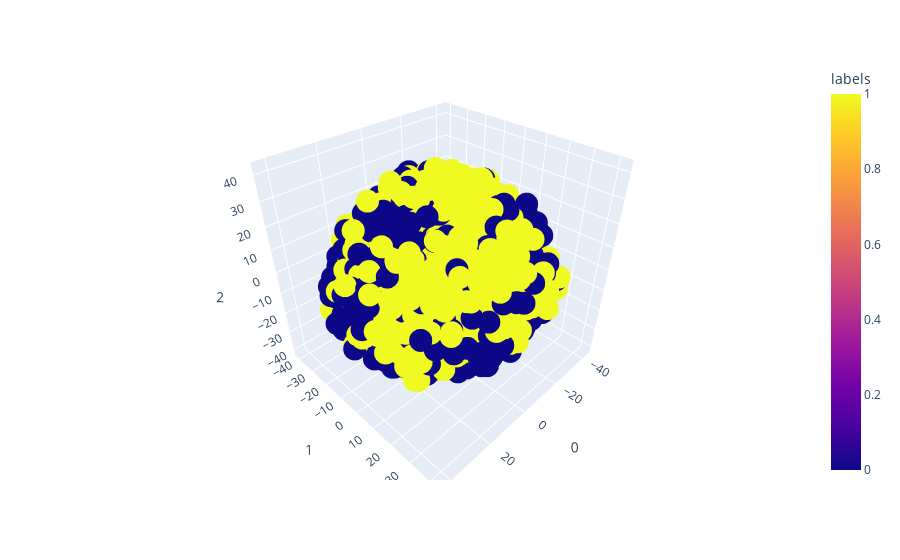

Source (notebook cell):
### Code cell
df = pd.DataFrame(sr_tsne)
df['labels'] = labels

fig = px.scatter_3d(df, x=0, y=1, z=2,
              color='labels')
fig.show()

### Figure 1 — Plotly figure (JSON) as saved in the notebook; plotly's stock layout.template omitted (floating-point values rounded to 4 significant figures; data arrays with more than 128 entries replaced by an {"elided": "..."} marker saying what was removed)
{"data": [{"hovertemplate": "0=%{x}<br>1=%{y}<br>2=%{z}<br>labels=%{marker.color}<extra></extra>", "legendgroup": "", "marker": {"color": {"elided": "3000 int values"}, "coloraxis": "coloraxis", "symbol": "circle"}, "mode": "markers", "name": "", "scene": "scene", "showlegend": false, "type": "scatter3d", "x": {"elided": "3000 float values"}, "y": {"elided": "3000 float values"}, "z": {"elided": "3000 float values"}}], "layout": {"coloraxis": {"colorbar": {"title": {"text": "labels"}}, "colorscale": [[0, "#0d0887"], [0.1111, "#46039f"], [0.2222, "#7201a8"], [0.3333, "#9c179e"], [0.4444, "#bd3786"], [0.5556, "#d8576b"], [0.6667, "#ed7953"], [0.7778, "#fb9f3a"], [0.8889, "#fdca26"], [1, "#f0f921"]]}, "legend": {"tracegroupgap": 0}, "margin": {"t": 60}, "scene": {"domain": {"x": [0, 1], "y": [0, 1]}, "xaxis": {"title": {"text": "0"}}, "yaxis": {"title": {"text": "1"}}, "zaxis": {"title": {"text": "2"}}}}}
